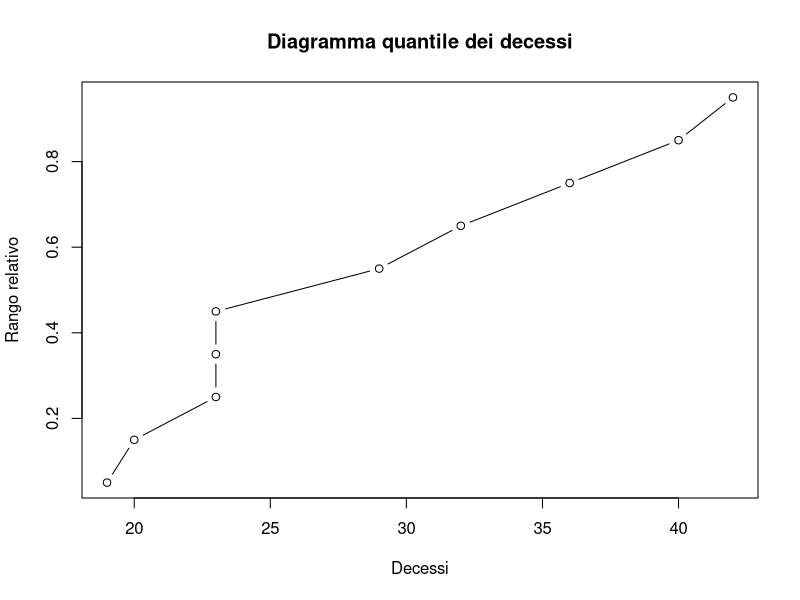
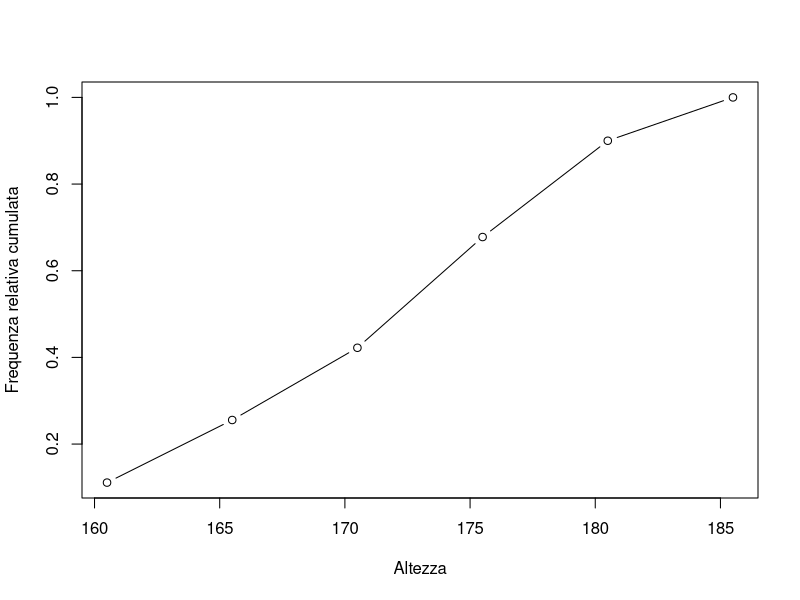
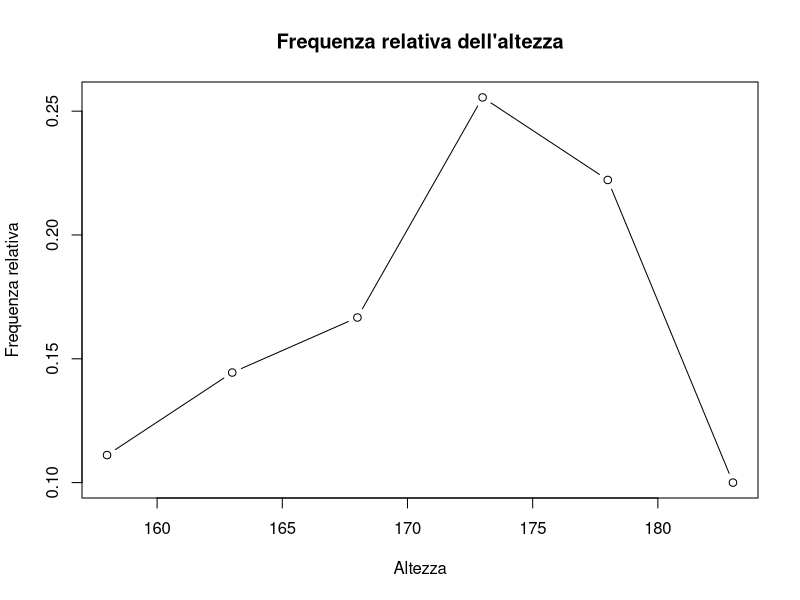

R code for these plots, in order:
# ESERCITAZIONI STATISTICA MEDICA MATTEO #

# ESERCITAZIONE 1 #
# ESERCIZIO 1A:
y <- c(29, 42, 20, 36, 23, 23, 32, 19, 40, 23) # vettore di decessi
n <- length(y) # lunghezza vettore (numero di osservazioni)

## Moda
sort(table(y), decreasing = T)
## Media
mean(y)
# Altro modo per calcolare la media
# sum(y)/n
## Mediana
median(y)
# Altro modo per calcolare la mediana (caso numero pari di osservazioni)
# (sort(y)[n/2]+sort(y)[n/2+1])/2
## Varianza
var(y)
# Altro modo per calcolare la varianza
# sum((y-mean(y))^2)/(n-1)
## Deviazione standard
sd(y)
## Coefficiente di variazione
sd(y) / mean(y)

# ESERCIZIO 1B:
## Quartili, min, max e media
summary(y)
## Diagramma quantile
plot(sort(y), ((1:10) - 0.5) / n,
    xlab = "Decessi", ylab = "Rango relativo",
    main = "Diagramma quantile dei decessi",
    type = "b"
)
## Quartili e centili
quantile(y)
quantile(y, probs = seq(0, 1, 0.01))

# ESERCIZIO 2:
df <- data.frame(
    CLASSI <- c("[155.5 - 160.5)", "[160.5 - 165.5)", "[165.5 - 170.5)", "[170.5 - 175.5)", "[175.5 - 180.5)", "[180.5 - 185.5)"),
    VALORE_CENTRALE_CLASSE <- c(158, 163, 168, 173, 178, 183),
    FREQUENZA_ASSOLUTA <- c(10, 13, 15, 23, 20, 9)
)
colnames(df) <- c("CLASSI", "VALORE_CENTRALE_CLASSE", "FREQUENZA_ASSOLUTA")
df$FREQUENZA_RELATIVA <- df$FREQUENZA_ASSOLUTA / sum(df$FREQUENZA_ASSOLUTA)
df$FREQUENZA_RELATIVA_CUMULATA <- cumsum(df[, 4])
media <- weighted.mean(df[, 2], df[, 3])
n <- sum(df[, 3])

## Scarti dalla media al quadrato
(df[, 2] - media)^2
## Scarti pesati per numerosità della classe
((df[, 2] - media)^2) * df[, 3]
## Devianza
devianza <- sum(((df[, 2] - media)^2) * df[, 3])
## Varianza
varianza <- devianza / (n - 1)
## Calcolo della deviazione standard
sqrt(varianza)

## Ogiva
lim_sup <- c(160.5, 165.5, 170.5, 175.5, 180.5, 185.5)
plot(lim_sup, df[, 5],
    type = "b",
    xlab = "Altezza",
    ylab = "Frequenza relativa cumulata"
)
## Poligono di frequenze relative
plot(df[, 2], df[, 4],
    main = "Frequenza relativa dell'altezza",
    type = "b",
    xlab = "Altezza",
    ylab = "Frequenza relativa"
)

# SONO STATI SALTATI GLI ESERCIZI 3 E 4

# ESERCIZIO 5A:
df <- data.frame(
    fumatore <- c(75, 8000, 8075),
    non_fumatore <- c(5, 2750, 2755),
    totale <- c(80, 10750, 10830)
)
colnames(df) <- c("Fumatori", "Non fumatori", "Totale")
rownames(df) <- c("Caso", "Controllo", "Totale")

## Rischio fumatori
r1 <- df[1, 1] / df[3, 1]
## Rischio non fumatori
r2 <- df[1, 2] / df[3, 2]
## Rapporto tra rischi
r1 / r2
## Odds ratio
df[1, 1] * df[2, 2] / (df[1, 2] * df[2, 1])

# ESERCIZIO 5B:
p <- 1
q <- 2 * 80 / 10750
df2 <- df
df2[1, ] <- df[1, ] * p
df2[2, ] <- round(df[2, ] * q)
df2[3, ] <- df2[1, ] + df2[2, ]

################################################

# ESERCITAZIONE 2 #
rm(list = ls())
# ESERCIZIO 1:
## Malati con variante FV Leiden
a <- 14
## Malati senza variante FV Leiden
b <- 179 - a
## Sani con variante FV Leiden
c <- 42
## Sani senza variante FV Leiden
d <- 763 - 42
## Matrice dei dati
mx <- matrix(data = c(a, b, c, d), nrow = 2, byrow = T)
rownames(mx) <- c("Malato", "Sano")
colnames(mx) <- c("Con variante", "Senza variante")
colSums(mx)
rowSums(mx)

## Funzione per inferenza statistica
OR <- function(a, b, c, d) {
    OR <- (a * d) / (b * c)
    se <- sqrt(1 / a + 1 / b + 1 / c + 1 / d)
    z <- (log(OR) - log(1)) / se
    p <- 2 * (1 - pnorm(abs(z)))

    lo <- exp(log(OR) - 1.96 * se)
    up <- exp(log(OR) + 1.96 * se)

    cat("Odds Ratio =", OR, "\n")
    cat("SE[log(OR)] =", se, "\n")
    cat("z-test =", z, "\n")
    cat("P(Z-sided) =", p, "\n")

    cat("95%CI OR = (", lo, "to", up, ")\n")
}
OR(a, b, c, d)

## Malati con variante G202110A
a2 <- 5
## Malati senza variante G202110A
b2 <- 188 - a2
## Sani con variante G202110A
c2 <- 18
## Sani senza variante G202110A
d2 <- 763 - c2

OR(a2, b2, c2, d2)

# ESERCIZIO 2:
rm(list = ls())
## Malati esposti al metilprendisolone (dose elevata)
y1 <- 7
## Malati non esposti al metilprendisolone (dose standard)
y0 <- 13
## Numero non esposti
n0 <- 30
## Numero esposti
n1 <- 30

mx <- matrix(c(y1, y0, n1 - y1, n0 - y0), nrow = 2, byrow = T)
rownames(mx) <- c("Malati", "Sani")
colnames(mx) <- c("Esposti", "Non esposti")

RD <- function(y1, y0, n1, n0) {
    R1 <- y1 / n1
    R0 <- y0 / n0
    RD <- R1 - R0
    se <- sqrt((R1 * (1 - R1)) / n1 + (R0 * (1 - R0)) / n0)
    z <- (RD - 0) / se
    p <- 2 * (1 - pnorm(abs(z)))

    lo <- RD - 1.96 * se
    up <- RD + 1.96 * se

    cat("Risk Difference =", RD, "\n")
    cat("SE[RD] =", se, "\n")
    cat("z-test =", z, "\n")
    cat("P(Z-sided) =", p, "\n")

    cat("95%CI OR = (", lo, "to", up, ")\n")
}
RD(y1, y0, n1, n0)

## Malati esposti al metilprendisolone reimmessi al giorno 23 (dose elevata)
y1 <- 7
## Malati non esposti al metilprendisolone reimmessi al giorno 23 (dose standard)
y0 <- 16

RD(y1, y0, n1, n0)

## Malati esposti al metilprendisolone morti (dose elevata)
y1 <- 1
## Malati non esposti al metilprendisolone morti (dose standard)
y0 <- 4

RD(y1, y0, n1, n0)
